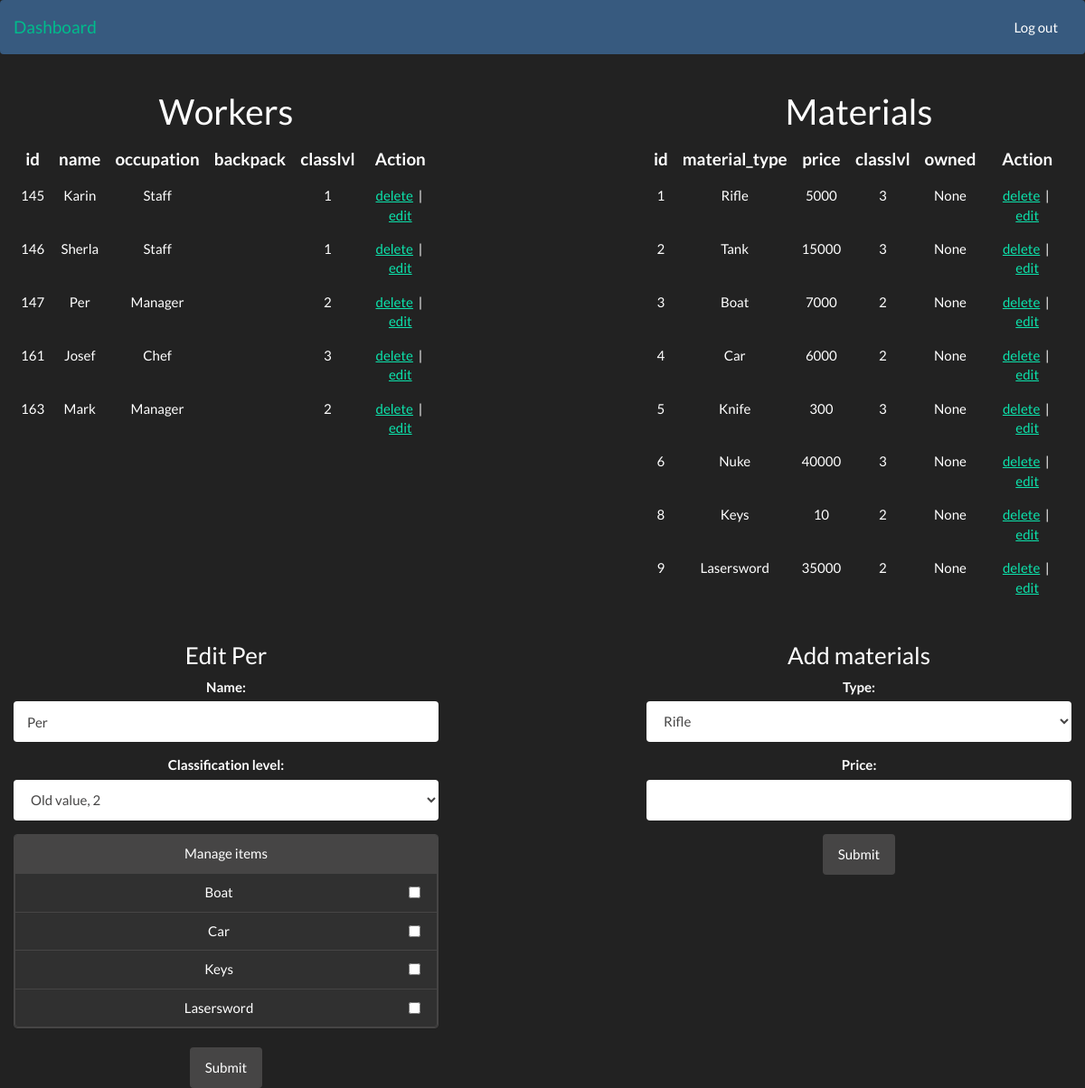
The app's page /dashboard/personal/?edit_per=147 (signed in) with its own data.
### manager.py (models this page shows, shortened)
class Manager(Employee):
    """
    A class for medium level personal
    """

### transport.py (models this page shows, shortened)
class Transport(Materials):
    """
    A Transport class
    """

### app.py (the view, shortened to what this page needs)
@app.route('/dashboard/personal/', methods=['GET', 'POST'])
def personal():
    if g.user:
        edit_per = request.args.get('edit_per')
        edit_mat = request.args.get('edit_mat')
        workers_backpack = None
        try:
            workers_backpack = con.get_worker(edit_per).backpack.split(', ')
        except AttributeError:
            pass
        if (request.method == 'GET'):
            delete_per = request.args.get('del_per')
            delete_mat = request.args.get('del_mat')
            if (delete_per):
                con.delete_worker(delete_per)
            if (delete_mat):
                con.delete_material(delete_mat)
        return render_template(
            'personal.html',
            table_workers=con.create_workers_table(),
            table_material=con.create_material_table(),
            edit_per=edit_per,
            edit_mat=edit_mat,
            worker=con.get_worker(edit_per),
            material=con.get_material(edit_mat),
            av_materials=con.get_avaliable_material(edit_per),
            workers_backpack=workers_backpack
        )
    else:
        return redirect(url_for('index'))

### app.py (called while the page is built)
@app.before_request
def before_request():
    g.user = None
    if 'user' in session:
        g.user = session['user']

### controller.py (called while the page is built)
    def get_worker(self, edit_id):
        return self.session.query(Workers).filter(Workers.id == edit_id).first()

    def get_material(self, edit_id):
        return self.session.query(Materials).filter(Materials.id == edit_id).first()

    def get_avaliable_material(self, edit_id):
        worker = self.get_worker(edit_id)
        if not worker:
            return None
        bpack = self.get_worker(worker.id).backpack.split(', ')
        all_materials = self.session.query(Materials)
        avaliable_materials = all_materials.filter(
            and_(\
            Materials.classlvl <= worker.classlvl,\
            ~Materials.material_type.in_(bpack),\
            Materials.owned == None\
            )
        ).all()
        return avaliable_materials

### templates/personal.html
{% include 'header.html' %}
<div class="container-fluid" role="main">
    <div class="row">
        <div class="col-md-5 text-center">
            <h1>Workers</h1>
              <table class="table">
                    {{ table_workers|safe }}
              </table>
        </div>
        <div class="col-md-5 col-md-offset-2 text-center">
            <h1>Materials</h1>
              <table class="table">
                    {{ table_material|safe }}
              </table>
        </div>
    </div>
    <div class="row">
        {% include 'persons_edit.html' %}
        {% include 'materials_edit.html' %}
    </div>
</div>
{% include 'footer.html' %}

### templates/persons_edit.html (shortened to what this page needs)
{% if edit_per %}
<div class="col-md-5 text-center">
    <h3>Edit {{ worker.name }}</h3>
    <form role="form" method="POST" action="{{url_for('personal') + '?edit_per=' + edit_per}}">
        <div class="form-group">
            <label for="name">Name: </label>
            <input type="text" name="name" class="form-control" value="{{ worker.name }}"/>
        </div>
        <div class="form-group">
            <label for="sel1">Classification level:</label>
            <select class="form-control" id="sel1" name="classlvl" value="{{ worker.classlvl }}">
                <option value="{{ worker.classlvl }}" selected>Old value, {{ worker.classlvl }}</option>
            </select>
        </div>
        <div class="form-group">
                {% if av_materials %}
                <div class="panel panel-default">
                    <div class="panel-heading">Manage items</div>
                    {% for mat in av_materials %}
                    <li class="list-group-item">
                        {{mat.material_type}}
                        <div class="pull-right">
                            <input id="opt" name="check" value="{{mat.material_type}}" type="checkbox" {{ 'checked' if mat.material_type in worker.backpack else '' }}/>
                        </div>
                    </li>
                    {% endfor %}
                </div>
                {% endif %}
        </div>
        <button type="submit" class="btn btn-default" name="edit_worker">Submit</button>
    </form>
</div>
{% endif %}

### records on screen
Manager: name "id name occupation backpack classlvl Action 145 Karin Staff 1 delete | edit 146 Sherla Staff 1 delete | edit 147 Per Manager 2 delete | edit 161 Josef Chef 3 delete | edit 163 Mark Manager 2 delete | edit"
Transport: material_type "id material_type price classlvl owned Action 1 Rifle 5000 3 None delete | edit 2 Tank 15000 3 None delete | edit 3 Boat 7000 2 None delete | edit 4 Car 6000 2 None delete | edit 5 Knife 300 3 None delete | edit 6 Nuke 40000 3 None delete | edit 8 Keys 10 2 None delete | edit 9 Lasersword 35000 2 None delete | edit", material_type "Lasersword"
Manager: name "Per", classlvl "Old value, 2"
Transport: material_type "Boat"
Transport: material_type "Car"
Transport: material_type "Keys"
